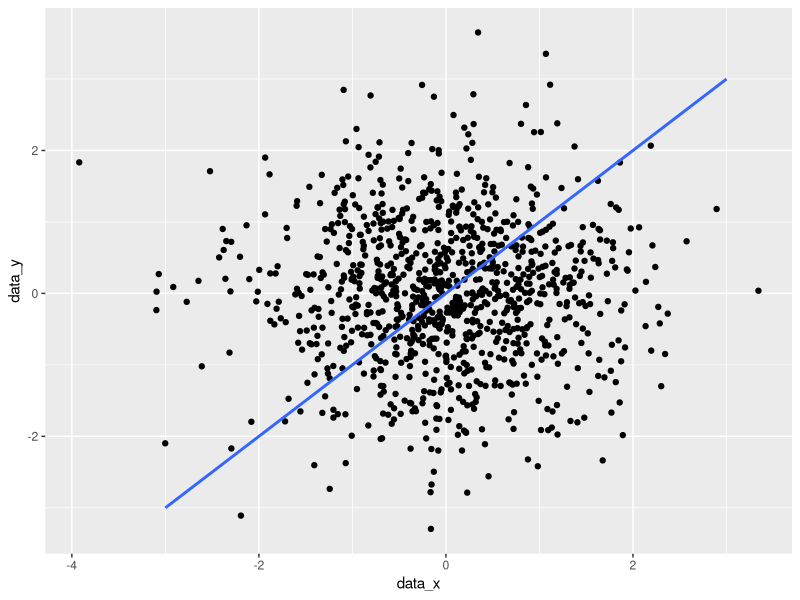

The R script that drew this image:
# --- 1. SETUP ---
# It's good practice to start with a clean environment.
rm(list = ls())

# Load packages for plotting and data manipulation.
library(ggplot2)
library(tidyverse)


# --- 2. PLOTTING EXAMPLE ---
# This section generates two sets of random data and plots them.

# Generate 1001 random numbers from a standard normal distribution for x and y.
# Note: data_x and data_y are independent; there is no relationship between them.
data_x <- rnorm(1001)
data_y <- rnorm(1001)

# Create two separate, evenly spaced sequences of numbers.
x <- seq(-3, 3, .001 * 6)
y <- seq(-3, 3, .001 * 6)

# Combine the random data into a tibble (a modern data frame).
ta_da <- tibble(data_x, data_y)

# Create a scatter plot of the random data_x and data_y points.
# Then, stat_smooth attempts to overlay a logistic regression curve.
# NOTE: This is an unusual use case, as the line is being fit to the
# separate 'x' and 'y' sequences, not the random data shown in the plot.
ta_da %>% ggplot(aes(x = data_x, y = data_y)) +
  geom_point() +
  stat_smooth(aes(x = x, y = y), method = "glm", family = "binomial")


# --- 3. BAYESIAN REASONING EXAMPLE ---
# This section defines an interactive card game to demonstrate Bayesian updating.
# To play the game, you must call the function in the console: runCardBayes()

runCardBayes <- function() {
  # This nested function handles reading user input for the card color.
  readcolor <- function() {
    n <- readline(prompt = "Enter color of the card removed (R or B) : ")
    n <- toupper(n)
    # Recursively asks for input until it gets a valid character.
    if (is.na(n) || ((n != 'R') && (n != 'B') && (n != 'Q'))) {
      n <- readcolor()
    }
    return(n)
  }
  
  # This function applies Bayes' rule to update a prior probability.
  bayesrule <- function(prior, conditional1, conditional2) {
    posterior <- (prior * conditional1) / ((prior * conditional1) + (1 - prior * conditional2))
  }
  
  # Set the initial (prior) probabilities.
  pRedRemoved <- 0.5
  pBlackRemoved <- 0.5
  
  # Define the conditional probabilities.
  conditionalRemoved <- 13 / 39 # Prob of drawing red, given a red suit was removed.
  conditionalNotRemoved <- 26 / 39 # Prob of drawing red, given a black suit was removed.
  
  stopComputing <- FALSE
  
  # The main game loop, continues until the user enters 'Q' to quit.
  while (stopComputing != TRUE) {
    card_color <- readcolor()
    if (card_color != 'Q') {
      # Update probabilities based on the color of the card drawn.
      if (card_color == 'R') {
        pRedRemoved <- bayesrule(pRedRemoved, conditionalRemoved, conditionalNotRemoved)
        pBlackRemoved <- bayesrule(pBlackRemoved, conditionalNotRemoved, conditionalRemoved)
      } else {
        pRedRemoved <- bayesrule(pRedRemoved, conditionalNotRemoved, conditionalRemoved)
        pBlackRemoved <- bayesrule(pBlackRemoved, conditionalRemoved, conditionalNotRemoved)
      }
      # Calculate and print the updated probabilities and the Bayes Factor.
      bayesfactor_k <- pRedRemoved / pBlackRemoved
      print(sprintf("The probability that red was removed is %f", pRedRemoved))
      print(sprintf("The probability that black was removed is %f", pBlackRemoved))
      print(sprintf("Bayes Factor (K) for (H = red removed) is %f", bayesfactor_k))
    } else {
      # End the game if the user enters 'Q'.
      stopComputing <- TRUE
    }
  }
  return()
}


# --- 4. TEXAS HOLD'EM SIMULATION ---
# This section defines a function to simulate a single hand of Texas Hold'em.
# NOTE: This function depends on a 'deck' object existing in the global environment.

# A deck of 52 cards (Jokers are excluded).
deck = c("A", "A", "A", "A", "K", "K", "K", "K", "Q", "Q", "Q", "Q", "J", "J", "J", "J", 10, 10, 10, 10, 9, 9, 9, 9, 8, 8, 8, 8, 7, 7, 7, 7, 6, 6, 6, 6, 5, 5, 5, 5, 4, 4, 4, 4, 3, 3, 3, 3, 2, 2, 2, 2)

# This function simulates a hand for 2 players and the dealer.
# It modifies the global 'deck' variable as it runs.
hand <- function() {
  # Deal Player 1's hand.
  player1Hand <- sample(deck, 2, F)
  # This loop removes the dealt cards from the global deck.
  for (i in player1Hand) {
    if (is.element(i, deck)) {
      deck <- deck[-match(i, deck)]
    }
  }
  
  # Deal Player 2's hand.
  player2Hand <- sample(deck, 2, F)
  # This loop removes the dealt cards from the global deck.
  for (i in player2Hand) {
    if (is.element(i, deck)) {
      deck <- deck[-match(i, deck)]
    }
  }
  
  # Deal the flop (first three community cards).
  dealt_cards <- sample(deck, 3, F)
  # This loop removes the dealt cards from the global deck.
  for (i in dealt_cards) {
    if (is.element(i, deck)) {
      deck <- deck[-match(i, deck)]
    }
  }
  
  # Deal the turn (4th community card).
  second_dealt <- sample(deck, 1, F)
  # This loop removes the card and adds it to the community cards.
  for (i in second_dealt) {
    if (is.element(i, deck)) {
      deck <- deck[-match(i, deck)]
      dealt_cards = append(dealt_cards, second_dealt)
    }
  }
  
  # Deal the river (5th community card).
  third_dealt <- sample(deck, 1, F)
  # This loop removes the card and adds it to the community cards.
  for (i in third_dealt) {
    if (is.element(i, deck)) {
      deck <- deck[-match(i, deck)]
      dealt_cards = append(dealt_cards, third_dealt)
    }
  }
  
  # A list of the results is returned by the function.
  results = list(player1Hand, player2Hand, dealt_cards)
  return(results)
}
